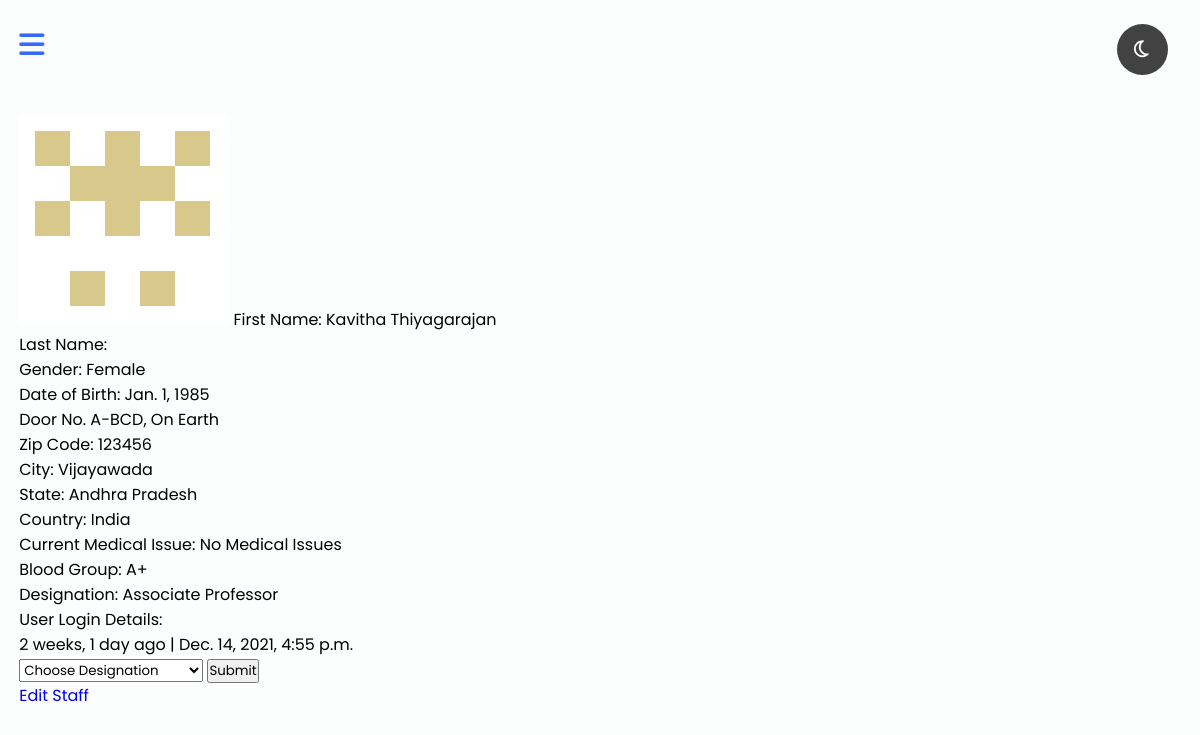
The page /staff/view_staff/KavithaDesigar/ on the database its author committed.
### akira_apps/staff/models.py (models this page shows, shortened)
class Staff(models.Model):
    BRANCH_CHOICES = [
        ("","Branch Name"),
        ("Computer Science and Engineering","Computer Science and Engineering"),
        ("Aerospace/aeronautical Engineering","Aerospace/aeronautical Engineering"),
        ("Chemical Engineering","Chemical Engineering"),
        ("Civil Engineering","Civil Engineering"),
        ("Electronics and Communications Engineering","Electronics and Communications Engineering"),
        ("Electrical and Electronics Engineering","Electrical and Electronics Engineering"),
        ("Petroleum Engineering","Petroleum Engineering"),
        ("Bio Technology","Bio Technology"),
        ("Mechanical Engineering","Mechanical Engineering"),
    ]
    id = models.UUIDField(primary_key = True, unique = True, default = uuid.uuid4, editable = False)
    user = models.OneToOneField(User, unique=True, on_delete = models.CASCADE)
    name_prefix = models.CharField(max_length = 10, blank = True, null = True)
    gender = models.CharField(max_length=14, choices = GENDER_CHOICES, default=1)
    date_of_birth = models.DateField(default='1975-01-01')
    door_no = models.CharField(max_length=100, default="A-BCD, On Earth")
    zip_code = models.CharField(max_length=8, default="123456")
    city_name = models.CharField(max_length=50, default="Vijayawada")
    state_name = models.CharField(max_length=50, default="Andhra Pradesh")
    country_name = models.CharField(max_length=50, default="India")
    profile_pic = models.ImageField(null=True, blank=True, upload_to='staffs/')
    current_medical_issue = models.TextField(max_length=50)
    blood_group = models.CharField(max_length=18, choices = BLOOD_GROUP_CHOICES, default=1)
    branch = models.CharField(max_length = 50, choices = BRANCH_CHOICES, default=1)
    created_at = models.DateTimeField(auto_now_add=True)
    class Meta:
        ordering = ["created_at"]

### akira_apps/staff/views.py (the view)
# urls.py: path('view_staff/<staff_username>/', views.view_staff, name = 'view_staff'),
def view_staff(request, staff_username):
    staff = Staff.objects.get(user__username=staff_username)
    user = User.objects.get(username=staff_username)
    list_groups = Group.objects.all()
    current_user_group = ', '.join(map(str, user.groups.all()))
    context = {
        "staff": staff,
        "current_user_group":current_user_group,
        "list_groups":list_groups,
    }
    return render(request, "staff/staff_templates/manage_staff/view_faculty.html", context)

### akira_apps/staff/templatetags/user_group.py (called while the page is built)
@register.filter
def user_group(value):
    user = User.objects.get(username=value)
    groupList = ', '.join(map(str, user.groups.all()))
    return groupList

### akira_apps/staff/templates/staff/staff_templates/manage_staff/view_faculty.html (shortened to what this page needs)
{% extends 'side_panel-navbar_dashboard.html' %}
{% load static %}
{% block content %}
{% load humanize %}
{% block view-faculty %}
<img
{% if not staff.profile_pic %}
src="{% get_static_prefix %}Default User Profile Photo/{{staff.user.first_name|capfirst|first}}.png"
{% else %}
src="{{ staff.profile_pic.url }}"
{% endif %}
alt="staff Profile Pic">
First Name: {{ staff.user.first_name }}
<br>
Last Name: {{ staff.user.last_name }}
<br>
Gender: {{ staff.gender }}
<br>
Date of Birth: {{ staff.date_of_birth }}
<br>
Door No. {{ staff.door_no }}
<br>
Zip Code: {{ staff.zip_code }}
<br>
City: {{ staff.city_name }}
<br>
State: {{ staff.state_name }}
<br>
Country: {{ staff.country_name }}
<br>
Current Medical Issue: {{ staff.current_medical_issue }}
<br>
Blood Group: {{ staff.blood_group }}
<br>
Designation: {{ current_user_group }}
<br>
User Login Details:
<br>
{{ staff.user.last_login|naturaltime }} | {{ staff.user.last_login }}
<form action="{% url 'assign_user_group' staff.user.username %}" method="POST">
    <select name="designation-group" id="id_designation-group" required>
        <option value="">Choose Designation</option>
    </select>
    <input type="submit">
</form>
<a href="{% url 'edit_staff' staff.user.username %}">Edit Staff</a>
{% endblock %}
{% endblock %}

### static/styles/dashboard.css (style rules this page uses)
:root { --bg: #fbfefd; --main-accent: #e9eefd; --main-text: #4b5876; --shadow: rgba(17, 17, 26, 0.1) 0px 2px 16px; --theme-color: #424242; --card-color: #FFF; --large-text-color: #4b5876; --normal-text-color: #666; --close-menu-icon: #616161; --brand-color: #7c3aed; --icons-color: #396aff; --color-main: #396aff; --anchor-tag-color: #0000ee; --border-anchor-backup-codes: #00000045; --security-button-color: #e9eefd; --graph-p-bg-color: #d1d1d152; --graph-p-color: #3d3d3d; --topButton-color: #202124; --topButton-bg-color: rgba(95,99,104,.04); --course-btn-border-color: 1px solid #00000080; --share-button-color: #0f9d5833; --share-color-main: #14c66f; --block-component-card: #FFF; --block-delete-btn-bg: #ffffff; --block-delete-btn-color: #ff0601; }
html { scroll-behavior: smooth; }
body { background: var(--bg); overflow-x: hidden; }
* { padding: 0; margin: 0; text-decoration: none; font-family: 'Poppins', sans-serif; list-style-type: none; box-sizing: border-box; }
a { color: var(--anchor-tag-color); }
img { filter: var(--b8-c12); }

### rows shown on the page
Staff: user.first_name "Kavitha Thiyagarajan", gender "Female", date_of_birth "Jan. 1, 1985", door_no "A-BCD, On Earth", zip_code "123456", city_name "Vijayawada", state_name "Andhra Pradesh", country_name "India", current_medical_issue "No Medical Issues", blood_group "A+", user.last_login "2 weeks, 1 day ago", user.last_login "Dec. 14, 2021, 4:55 p.m."

### other values the page prints
{{ current_user_group }} "Associate Professor"
